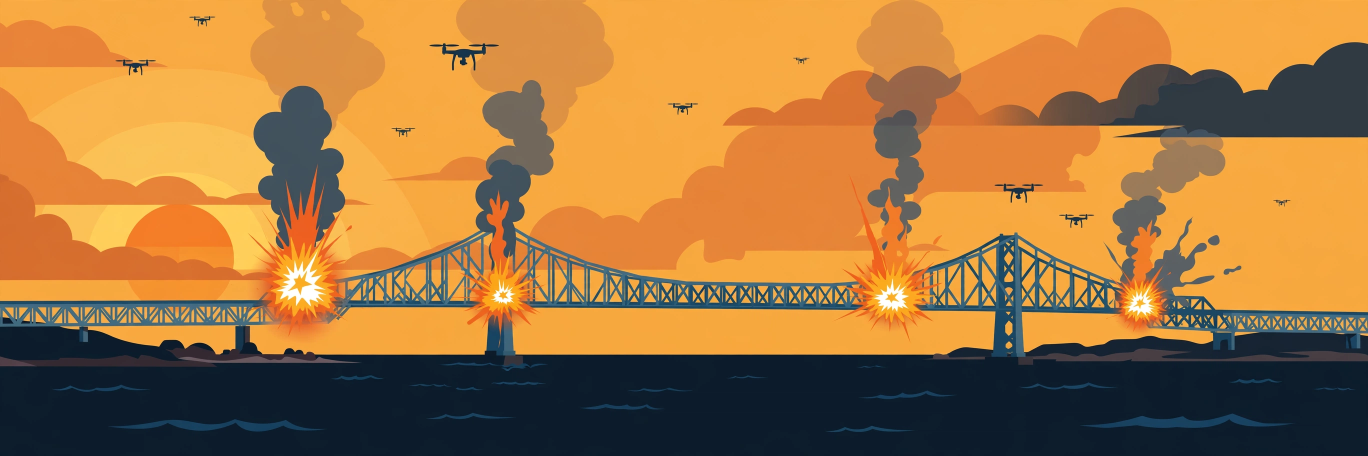
#> input picture build/panels/bridge.png, 2736 x 912 px (shown at 1/2 size)
$ python composite.py
#> lines starting #> are read from the running program, lines starting #| are printed output that depends on the picture
#!/usr/bin/env python3
"""Composite the six panel illustrations into the final 1024x1024 entry image.

Layout: bold header (date + title) on top, then a 2x3 grid of panels.
Each panel is a cover-cropped illustration with a caption bar beneath it.
All text is drawn here with PIL -- the generated art contains no text.

Run:  python3 build/composite.py
Out:  assets/day.png  (1024x1024, <= 1 MiB)
"""

from pathlib import Path
from PIL import Image, ImageDraw, ImageFont

ROOT = Path(__file__).resolve().parent.parent
PANELS_DIR = ROOT / "build" / "panels"
OUT = ROOT / "assets" / "day.png"

FONT_BOLD = "/usr/share/fonts/truetype/noto/NotoSans-Bold.ttf"
FONT_DISPLAY = "/usr/share/fonts/truetype/noto/NotoSansDisplay-Bold.ttf"

W = H = 1024
BG = (10, 22, 38)            # deep navy
PANEL_BG = (16, 34, 56)      # caption bar
ACCENT = (255, 176, 32)      # amber
WHITE = (245, 247, 250)
MUTED = (168, 190, 214)

MARGIN = 16
GAP = 12
HEADER_H = 168
COLS, ROWS = 2, 3

# (panel file, caption) -- captions name what happened, 3-8 words each.
STORIES = [
    ("bridge.png",  "Ukraine strikes Crimean Bridge"),
    ("radar.png",   "Iran hits Bahrain radar; US strikes back"),
    ("crash.png",   "Russian plane crash in Siberia kills 19"),
    ("quad.png",    "Quad leaders gather in Manila"),
    ("nvidia.png",  "Nvidia beats estimates, bars Huang return"),
    ("measles.png", "US loses measles-free status"),
]

CAPTION_H = 66


def cover_crop(img: Image.Image, tw: int, th: int) -> Image.Image:
    """Resize + center-crop img to exactly tw x th (cover behaviour)."""
    scale = max(tw / img.width, th / img.height)
    nw, nh = round(img.width * scale), round(img.height * scale)
    img = img.resize((nw, nh), Image.LANCZOS)
    x = (nw - tw) // 2
    y = (nh - th) // 2
    return img.crop((x, y, x + tw, y + th))


def fit_font(draw: ImageDraw.ImageDraw, text: str, path: str,
             start: int, max_width: int) -> ImageFont.FreeTypeFont:
    size = start
    while size > 12:
        font = ImageFont.truetype(path, size)
        if draw.textlength(text, font=font) <= max_width:
            return font
        size -= 2
    return ImageFont.truetype(path, size)


def wrap(draw: ImageDraw.ImageDraw, text: str, font, max_width: int):
    words, lines, cur = text.split(), [], ""
    for word in words:
        trial = f"{cur} {word}".strip()
        if draw.textlength(trial, font=font) <= max_width or not cur:
            cur = trial
        else:
            lines.append(cur)
            cur = word
    if cur:
        lines.append(cur)
    return lines


def main() -> None:
    canvas = Image.new("RGB", (W, H), BG)
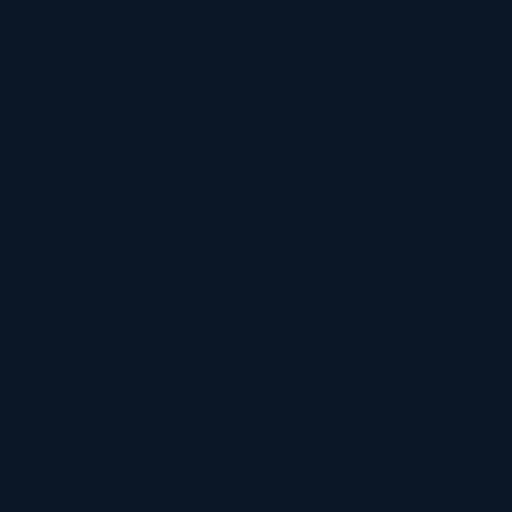
#> canvas: PIL image 1024x1024 RGB (shown at 1/2 size); mean R, G, B 10, 22, 38
    draw = ImageDraw.Draw(canvas)

    # ---- header ------------------------------------------------------
    date_font = ImageFont.truetype(FONT_DISPLAY, 74)
    title_font = ImageFont.truetype(FONT_BOLD, 30)
    sub_font = ImageFont.truetype(FONT_BOLD, 20)

    date_text = "18 NOVEMBER 2026"
    tw = draw.textlength(date_text, font=date_font)
#> tw = 673.4
    draw.text(((W - tw) / 2, 12), date_text, font=date_font, fill=WHITE)

    title_text = "THE WORLD ON 18 NOVEMBER 2026"
    tw = draw.textlength(title_text, font=title_font)
#> tw = 528.2
    draw.text(((W - tw) / 2, 98), title_text, font=title_font, fill=ACCENT)

    sub_text = "THE DAY IN SIX STORIES"
    tw = draw.textlength(sub_text, font=sub_font)
#> tw = 235.9
    draw.text(((W - tw) / 2, 134), sub_text, font=sub_font, fill=MUTED)

    draw.line([(MARGIN, HEADER_H - 2), (W - MARGIN, HEADER_H - 2)],
              fill=ACCENT, width=3)

    # ---- grid --------------------------------------------------------
    grid_top = HEADER_H + 8
    cell_w = (W - 2 * MARGIN - (COLS - 1) * GAP) // COLS
    cell_h = (H - grid_top - MARGIN - (ROWS - 1) * GAP) // ROWS
    img_h = cell_h - CAPTION_H

    for i, (fname, caption) in enumerate(STORIES):
        r, c = divmod(i, COLS)
        x = MARGIN + c * (cell_w + GAP)
        y = grid_top + r * (cell_h + GAP)

        art = Image.open(PANELS_DIR / fname).convert("RGB")
#> art is the input picture: PIL image 2736x912 RGB; mean R, G, B 165.5, 118, 63
        art = cover_crop(art, cell_w, img_h)
#> in cover_crop, `img = img.resize((nw, nh), Image.LANCZOS)`:
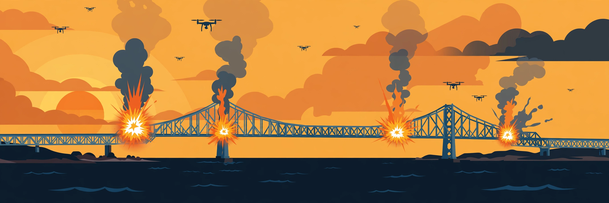
#> img: PIL image 609x203 RGB; mean R, G, B 165.4, 118, 63
#> in cover_crop, `return img.crop((x, y, x + tw, y + th))`:
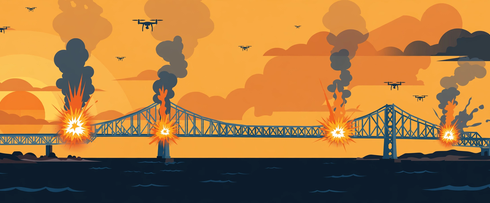
#> returned value: PIL image 490x203 RGB; mean R, G, B 167.2, 119, 63.4
        canvas.paste(art, (x, y))
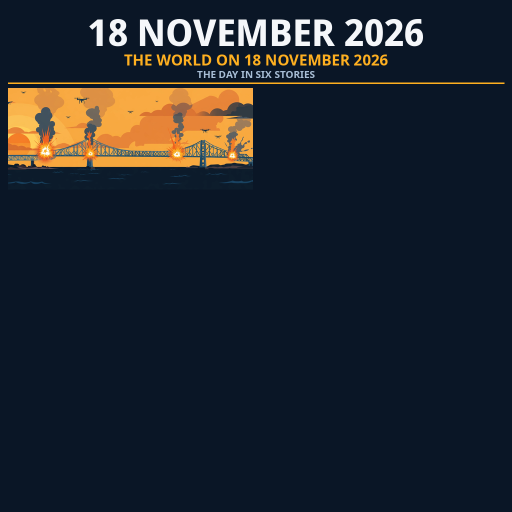
#> canvas: PIL image 1024x1024 RGB (shown at 1/2 size); mean R, G, B 31, 36.5, 44.2

        bar_y = y + img_h
        draw.rectangle([x, bar_y, x + cell_w, bar_y + CAPTION_H],
                       fill=PANEL_BG)
        font = fit_font(draw, caption, FONT_BOLD, 30, cell_w - 20)
        lines = wrap(draw, caption, font, cell_w - 20)
#> lines = ['Ukraine strikes Crimean Bridge']
        line_h = font.size + 4
#> line_h = 34
        total_h = line_h * len(lines) - 4
#> total_h = 30
        ty = bar_y + (CAPTION_H - total_h) // 2
#> ty = 397
        for line in lines:
            lw = draw.textlength(line, font=font)
            draw.text((x + (cell_w - lw) / 2, ty), line,
                      font=font, fill=WHITE)
            ty += line_h
#> this loop made 1 pass
#> (line, lw, ty) on pass 1: ('Ukraine strikes Crimean Bridge', 469.9, 431)
#> after the loop, ty = 431
#> pass 2 of the loop in main, `for i, (fname, caption) in enumerate(STORIES):`:
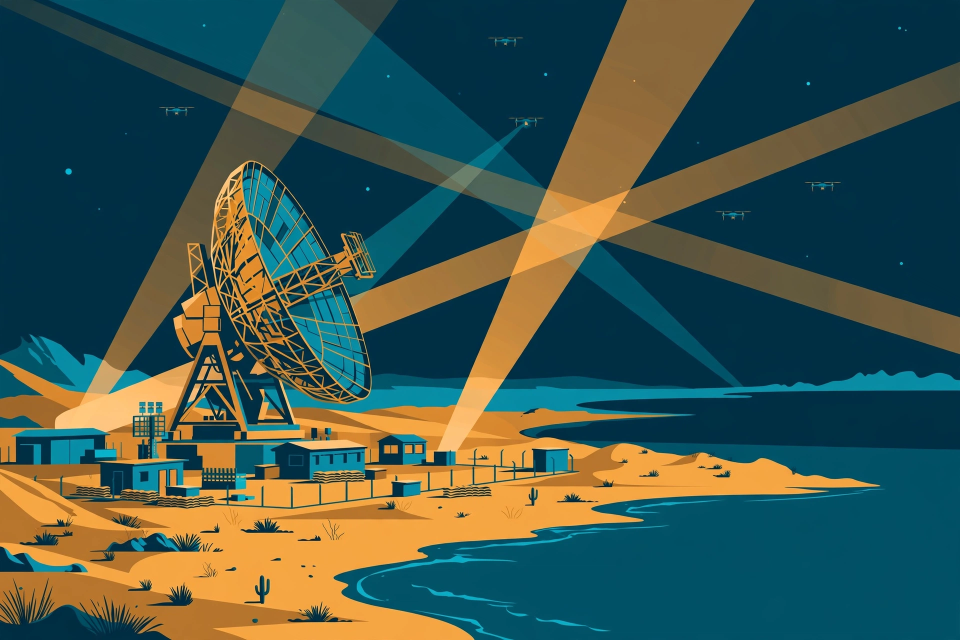
#> input picture build/panels/radar.png, 1920 x 1280 px (shown at 1/2 size)
#> in main, art is the input picture: PIL image 1920x1280 RGB; mean R, G, B 62.6, 86.4, 77.5
#> img: PIL image 490x327 RGB
#> in cover_crop (call 2), `return img.crop((x, y, x + tw, y + th))`:
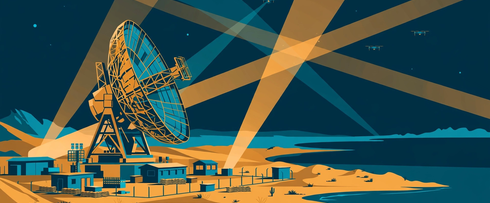
#> returned value: PIL image 490x203 RGB; mean R, G, B 66.5, 86.8, 76.5
#> in main, `canvas.paste(art, (x, y))`:
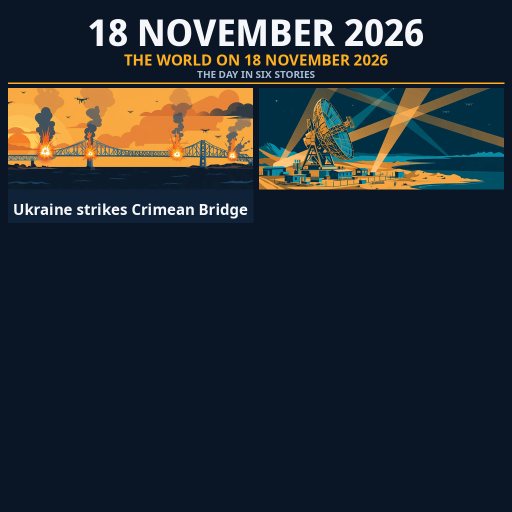
#> canvas: PIL image 1024x1024 RGB (shown at 1/2 size); mean R, G, B 37.5, 43.9, 49.2
#> lines = ['Iran hits Bahrain radar; US strikes back']
#> total_h = 24
#> in main, `ty = bar_y + (CAPTION_H - total_h) // 2`: ty = 400
#> the loop in main, `for line in lines:` made 1 pass
#> (line, lw, ty) on pass 1: ('Iran hits Bahrain radar; US strikes back', 469.3, 428)
#> after the loop in main, `for line in lines:`: ty = 428
#> pass 3 of the loop in main, `for i, (fname, caption) in enumerate(STORIES):`:
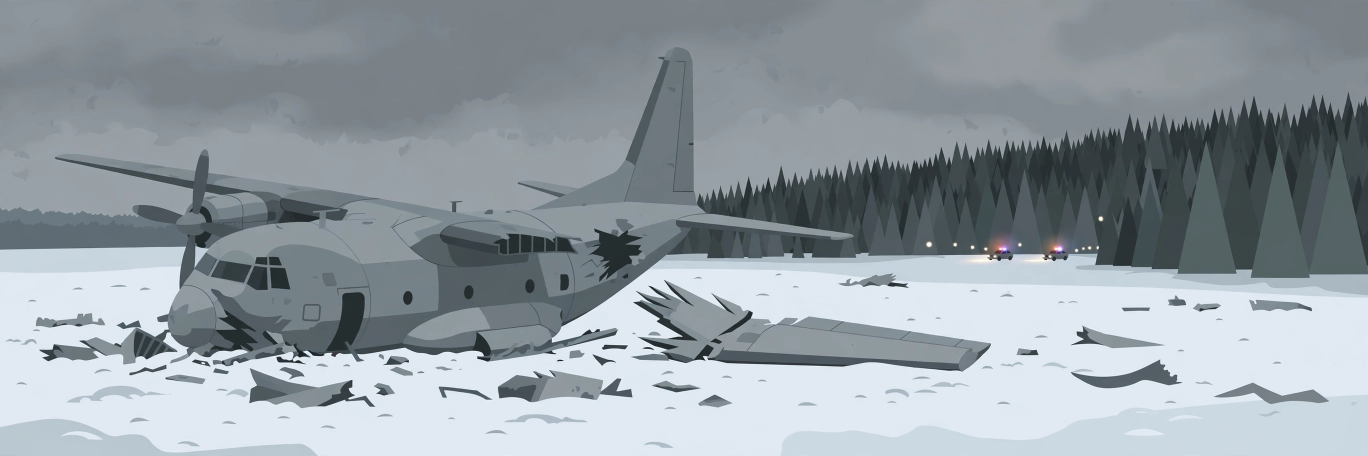
#> input picture build/panels/crash.png, 2736 x 912 px (shown at 1/2 size)
#> in main, art is the input picture: PIL image 2736x912 RGB; mean R, G, B 147.6, 157, 163.6
#> img: PIL image 609x203 RGB
#> in cover_crop (call 3), `return img.crop((x, y, x + tw, y + th))`:
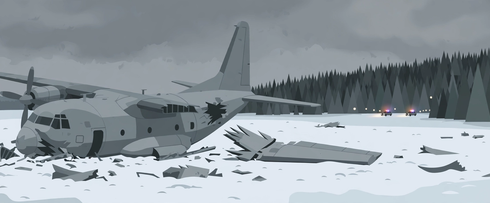
#> returned value: PIL image 490x203 RGB; mean R, G, B 146.5, 155.7, 162.3
#> in main, `canvas.paste(art, (x, y))`:
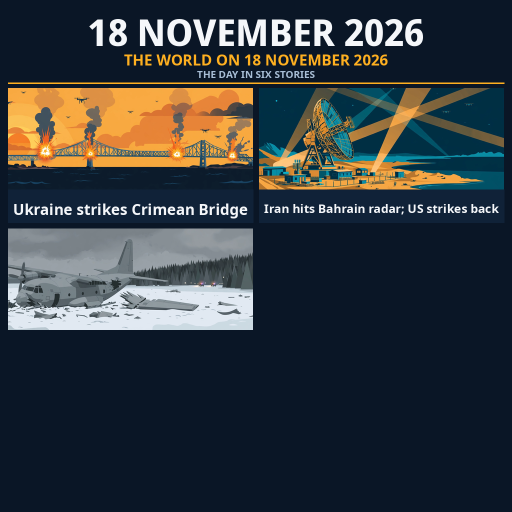
#> canvas: PIL image 1024x1024 RGB (shown at 1/2 size); mean R, G, B 51.3, 57.6, 62.2
#> lines = ['Russian plane crash in Siberia kills 19']
#> in main, `ty = bar_y + (CAPTION_H - total_h) // 2`: ty = 681
#> the loop in main, `for line in lines:` made 1 pass
#> (line, lw, ty) on pass 1: ('Russian plane crash in Siberia kills 19', 444.2, 709)
#> after the loop in main, `for line in lines:`: ty = 709
#> the loop made 6 passes; the first 3 are shown

    OUT.parent.mkdir(parents=True, exist_ok=True)
    canvas.save(OUT, format="PNG", optimize=True)
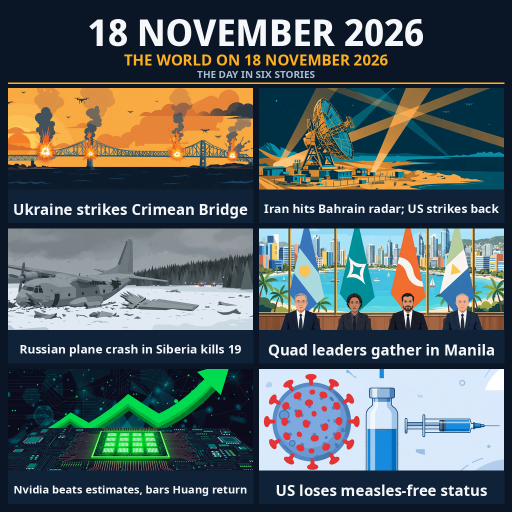
#> saved as day.png: PIL image 1024x1024 RGB (shown at 1/2 size); mean R, G, B 83.5, 95.2, 96.8
    size = OUT.stat().st_size
    print(f"saved {OUT}  {canvas.size}  {size} bytes")
#| saved assets/day.png  (1024, 1024)  747651 bytes

    if size > 1_048_576:
        q = canvas.quantize(colors=256, method=Image.MEDIANCUT)
        q.save(OUT, format="PNG", optimize=True)
        size = OUT.stat().st_size
        print(f"quantized -> {size} bytes")
    assert size <= 1_048_576, f"still too big: {size}"


if __name__ == "__main__":
    main()
